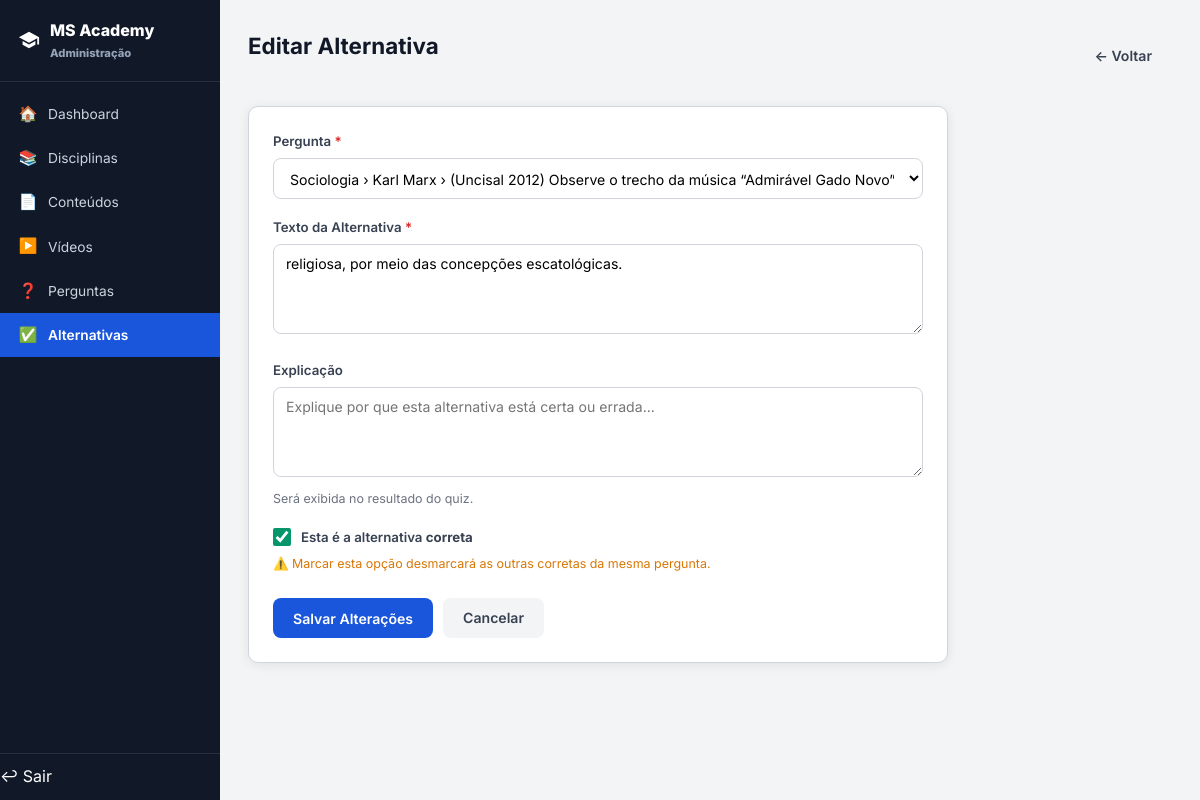
The app's page /admin/alternativa/editar.php?id=4 (signed in) with its own data.
### tables this page shows
CREATE TABLE `alternativa` (
  `id` int NOT NULL AUTO_INCREMENT,
  `pergunta_id` int NOT NULL,
  `texto` text NOT NULL,
  `correta` tinyint(1) DEFAULT '0',
  `explicacao` text,
  PRIMARY KEY (`id`),
  KEY `fk_alternativa_pergunta` (`pergunta_id`),
  CONSTRAINT `fk_alternativa_pergunta` FOREIGN KEY (`pergunta_id`) REFERENCES `pergunta` (`id`) ON DELETE CASCADE
);

CREATE TABLE `pergunta` (
  `id` int NOT NULL AUTO_INCREMENT,
  `conteudo_id` int NOT NULL,
  `enunciado` text NOT NULL,
  `ordem` int DEFAULT '1',
  PRIMARY KEY (`id`),
  KEY `fk_pergunta_conteudo` (`conteudo_id`),
  CONSTRAINT `fk_pergunta_conteudo` FOREIGN KEY (`conteudo_id`) REFERENCES `conteudo` (`id`) ON DELETE CASCADE
);

CREATE TABLE `disciplina` (
  `id` int NOT NULL AUTO_INCREMENT,
  `nome` varchar(100) NOT NULL,
  `descricao` text,
  PRIMARY KEY (`id`)
);

### includes/funcoes.php (called while the page is built, shortened)
<?php
function h($str) {
    return htmlspecialchars((string)$str, ENT_QUOTES, 'UTF-8');
}

### admin/alternativa/editar.php (the view, shortened to what this page needs)
<?php
require_once __DIR__ . '/../includes/admin_init.php';
$id = (int)($_GET['id'] ?? 0);
$stmt = $conn->prepare("SELECT * FROM alternativa WHERE id = ?");
$stmt->bind_param("i", $id);
$stmt->execute();
$alt = $stmt->get_result()->fetch_assoc();
$perguntas = $conn->query(
    "SELECT p.id, p.enunciado, c.titulo AS cont_titulo, d.nome AS disc_nome
     FROM pergunta p
     JOIN conteudo c ON c.id = p.conteudo_id
     JOIN disciplina d ON d.id = c.disciplina_id
     ORDER BY d.nome, c.titulo, p.ordem"
)->fetch_all(MYSQLI_ASSOC);
$perg_id_v = $_POST['pergunta_id'] ?? $alt['pergunta_id'];
$texto_v   = $_POST['texto']       ?? $alt['texto'];
$explic_v  = $_POST['explicacao']  ?? $alt['explicacao'];
$correta_v = isset($_POST['correta']) ? true : (bool)$alt['correta'];
require_once __DIR__ . '/../includes/admin_header.php';
?>
<div class="page-header">
  <h2>Editar Alternativa</h2>
  <a href="listar.php?pergunta_id=<?= $alt['pergunta_id'] ?>" class="btn btn-ghost">← Voltar</a>
</div>
<div class="form-card">
  <form method="POST">
    <div class="form-group">
      <label>Pergunta <span style="color:var(--red)">*</span></label>
      <select name="pergunta_id" required>
        <?php foreach ($perguntas as $p): ?>
          <option value="<?= $p['id'] ?>" <?= $perg_id_v == $p['id'] ? 'selected' : '' ?>>
            <?= h($p['disc_nome']) ?> › <?= h($p['cont_titulo']) ?> › <?= h(mb_substr($p['enunciado'], 0, 70)) ?>…
          </option>
        <?php endforeach; ?>
      </select>
    </div>
    <div class="form-group">
      <label>Texto da Alternativa <span style="color:var(--red)">*</span></label>
      <textarea name="texto" required><?= h($texto_v) ?></textarea>
    </div>
    <div class="form-group">
      <label>Explicação</label>
      <textarea name="explicacao" placeholder="Explique por que esta alternativa está certa ou errada..."><?= h($explic_v) ?></textarea>
      <small>Será exibida no resultado do quiz.</small>
    </div>
    <div class="form-group">
      <label style="display:flex;align-items:center;gap:10px;cursor:pointer;">
        <input type="checkbox" name="correta" value="1"
               style="width:18px;height:18px;accent-color:var(--green);"
               <?= $correta_v ? 'checked' : '' ?>/>
        <span>Esta é a alternativa <strong>correta</strong></span>
      </label>
      <small style="color:var(--orange);">⚠️ Marcar esta opção desmarcará as outras corretas da mesma pergunta.</small>
    </div>
    <div class="form-actions">
      <button type="submit" class="btn btn-primary">Salvar Alterações</button>
      <a href="listar.php?pergunta_id=<?= $alt['pergunta_id'] ?>" class="btn btn-ghost">Cancelar</a>
    </div>
  </form>
</div>
<?php require_once __DIR__ . '/../includes/admin_footer.php'; ?>

### assets/css/style.css (style rules this page uses)
*, *::before, *::after { box-sizing: border-box; margin: 0; padding: 0; }
:root { --blue: #1A56DB; --blue-dark: #1240A8; --blue-light: #EBF2FF; --blue-soft: #DBEAFE; --gray-900: #111827; --gray-700: #374151; --gray-500: #6B7280; --gray-300: #D1D5DB; --gray-100: #F3F4F6; --green: #059669; --green-soft: #D1FAE5; --red: #DC2626; --red-soft: #FEE2E2; --orange: #D97706; --orange-soft:#FEF3C7; --white: #FFFFFF; --radius: 10px; --shadow: 0 2px 12px rgba(0,0,0,0.08); --shadow-lg: 0 8px 32px rgba(0,0,0,0.13); --transition: 0.18s ease; }
html { font-size: 16px; scroll-behavior: smooth; }
body { font-family: 'Inter', system-ui, -apple-system, sans-serif; color: var(--gray-900); background: var(--white); line-height: 1.6; min-height: 100vh; display: flex; flex-direction: column; }
a { color: inherit; text-decoration: none; }
button { cursor: pointer; font-family: inherit; border: none; outline: none; }
h2 { font-size: 1.4rem; font-weight: 700; }
.btn { display: inline-flex; align-items: center; justify-content: center; gap: 8px; padding: 9px 20px; border-radius: 8px; font-weight: 600; font-size: 0.88rem; transition: all var(--transition); cursor: pointer; border: none; font-family: inherit; }
.btn-primary { background: var(--blue); color: var(--white); }
.btn-ghost { background: var(--gray-100); color: var(--gray-700); }
.admin-content h2 { margin-bottom: 20px; }
.page-header { display: flex; align-items: center; justify-content: space-between; margin-bottom: 22px; }
.form-card { background: var(--white); border: 1px solid var(--gray-300); border-radius: var(--radius); padding: 24px; box-shadow: var(--shadow); max-width: 700px; }
.form-group { margin-bottom: 18px; }
.form-group label { display: block; font-size: .83rem; font-weight: 600; margin-bottom: 6px; color: var(--gray-700); }
.form-group input[type="text"], .form-group input[type="email"], .form-group input[type="password"], .form-group input[type="number"], .form-group input[type="url"], .form-group select, .form-group textarea { width: 100%; padding: 10px 12px; border: 1.5px solid var(--gray-300); border-radius: 8px; font-size: .88rem; font-family: inherit; outline: none; transition: border-color var(--transition); background: var(--white); }
.form-group textarea { min-height: 90px; resize: vertical; }
.form-group small { font-size: .78rem; color: var(--gray-500); margin-top: 4px; display: block; }
.form-actions { display: flex; gap: 10px; padding-top: 6px; }

### records on screen
alternativa: pergunta_id "Sociologia › Karl Marx › (Uncisal 2012) Observe o trecho da música “Admirável Gado Novo”, de Zé…", texto "religiosa, por meio das concepções escatológicas.", correta "☑"

### other values on screen
$icon "🏠 📚 📄 ▶️ ❓ ✅"
$label "Dashboard Disciplinas Conteúdos Vídeos Perguntas Alternativas"
